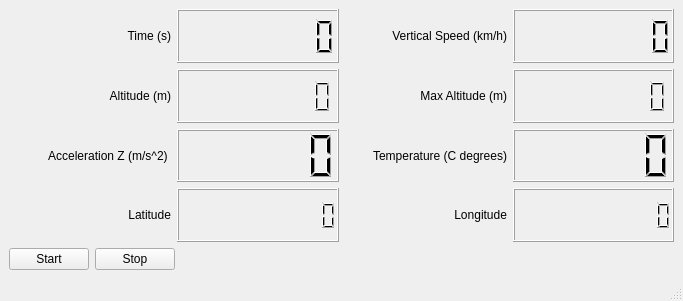
<?xml version="1.0" encoding="UTF-8"?>
<ui version="4.0">
 <class>TestWindow</class>
 <widget class="QMainWindow" name="TestWindow">
  <property name="geometry">
   <rect>
    <x>0</x>
    <y>0</y>
    <width>683</width>
    <height>301</height>
   </rect>
  </property>
  <property name="windowTitle">
   <string>Rocket Data</string>
  </property>
  <widget class="QWidget" name="centralwidget">
   <layout class="QGridLayout" name="gridLayout">
    <item row="0" column="0">
     <layout class="QHBoxLayout" name="horizontalLayout_4">
      <item>
       <layout class="QHBoxLayout" name="horizontalLayout">
        <item>
         <layout class="QVBoxLayout" name="verticalLayout_2">
          <item>
           <widget class="QLabel" name="label_8">
            <property name="text">
             <string>Time (s)</string>
            </property>
            <property name="alignment">
             <set>Qt::AlignRight|Qt::AlignTrailing|Qt::AlignVCenter</set>
            </property>
           </widget>
          </item>
          <item>
           <widget class="QLabel" name="label_9">
            <property name="text">
             <string>Altitude (m)</string>
            </property>
            <property name="alignment">
             <set>Qt::AlignRight|Qt::AlignTrailing|Qt::AlignVCenter</set>
            </property>
           </widget>
          </item>
          <item>
           <widget class="QLabel" name="label_10">
            <property name="text">
             <string>Acceleration Z (m/s^2) </string>
            </property>
            <property name="alignment">
             <set>Qt::AlignRight|Qt::AlignTrailing|Qt::AlignVCenter</set>
            </property>
           </widget>
          </item>
          <item>
           <widget class="QLabel" name="label_11">
            <property name="text">
             <string>Latitude</string>
            </property>
            <property name="alignment">
             <set>Qt::AlignRight|Qt::AlignTrailing|Qt::AlignVCenter</set>
            </property>
           </widget>
          </item>
         </layout>
        </item>
        <item>
         <layout class="QVBoxLayout" name="verticalLayout">
          <item>
           <widget class="QLCDNumber" name="time_lcd">
            <property name="numDigits">
             <number>8</number>
            </property>
           </widget>
          </item>
          <item>
           <widget class="QLCDNumber" name="altitude_lcd">
            <property name="numDigits">
             <number>9</number>
            </property>
           </widget>
          </item>
          <item>
           <widget class="QLCDNumber" name="acceleration_z_lcd">
            <property name="numDigits">
             <number>6</number>
            </property>
           </widget>
          </item>
          <item>
           <widget class="QLCDNumber" name="latitude_lcd">
            <property name="numDigits">
             <number>11</number>
            </property>
           </widget>
          </item>
         </layout>
        </item>
       </layout>
      </item>
      <item>
       <layout class="QHBoxLayout" name="horizontalLayout_2">
        <item>
         <layout class="QVBoxLayout" name="verticalLayout_3">
          <item>
           <widget class="QLabel" name="label_12">
            <property name="text">
             <string>Vertical Speed (km/h)</string>
            </property>
            <property name="alignment">
             <set>Qt::AlignRight|Qt::AlignTrailing|Qt::AlignVCenter</set>
            </property>
           </widget>
          </item>
          <item>
           <widget class="QLabel" name="label_13">
            <property name="text">
             <string>Max Altitude (m)</string>
            </property>
            <property name="alignment">
             <set>Qt::AlignRight|Qt::AlignTrailing|Qt::AlignVCenter</set>
            </property>
           </widget>
          </item>
          <item>
           <widget class="QLabel" name="label_14">
            <property name="text">
             <string>Temperature (C degrees)</string>
            </property>
            <property name="alignment">
             <set>Qt::AlignRight|Qt::AlignTrailing|Qt::AlignVCenter</set>
            </property>
           </widget>
          </item>
          <item>
           <widget class="QLabel" name="label_15">
            <property name="text">
             <string>Longitude</string>
            </property>
            <property name="alignment">
             <set>Qt::AlignRight|Qt::AlignTrailing|Qt::AlignVCenter</set>
            </property>
           </widget>
          </item>
         </layout>
        </item>
        <item>
         <layout class="QVBoxLayout" name="verticalLayout_4">
          <item>
           <widget class="QLCDNumber" name="speed_lcd">
            <property name="numDigits">
             <number>8</number>
            </property>
           </widget>
          </item>
          <item>
           <widget class="QLCDNumber" name="max_altitude_lcd">
            <property name="numDigits">
             <number>9</number>
            </property>
           </widget>
          </item>
          <item>
           <widget class="QLCDNumber" name="temperature_lcd">
            <property name="numDigits">
             <number>6</number>
            </property>
           </widget>
          </item>
          <item>
           <widget class="QLCDNumber" name="longitude_lcd">
            <property name="numDigits">
             <number>11</number>
            </property>
           </widget>
          </item>
         </layout>
        </item>
       </layout>
      </item>
     </layout>
    </item>
    <item row="1" column="0">
     <layout class="QHBoxLayout" name="horizontalLayout_3">
      <item>
       <widget class="QPushButton" name="start_button">
        <property name="text">
         <string>Start</string>
        </property>
       </widget>
      </item>
      <item>
       <widget class="QPushButton" name="stop_button">
        <property name="text">
         <string>Stop</string>
        </property>
       </widget>
      </item>
      <item>
       <spacer name="horizontalSpacer">
        <property name="orientation">
         <enum>Qt::Horizontal</enum>
        </property>
        <property name="sizeHint" stdset="0">
         <size>
          <width>40</width>
          <height>20</height>
         </size>
        </property>
       </spacer>
      </item>
     </layout>
    </item>
   </layout>
  </widget>
  <widget class="QMenuBar" name="menubar">
   <property name="geometry">
    <rect>
     <x>0</x>
     <y>0</y>
     <width>683</width>
     <height>21</height>
    </rect>
   </property>
  </widget>
  <widget class="QStatusBar" name="statusbar"/>
 </widget>
 <resources/>
 <connections/>
</ui>
